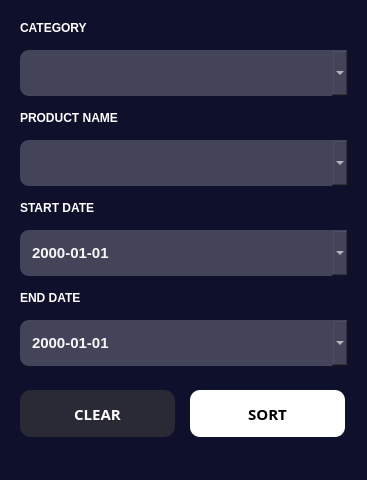
<?xml version="1.0" encoding="UTF-8"?>
<ui version="4.0">
 <class>SortSales</class>
 <widget class="QDialog" name="SortSales">
  <property name="geometry">
   <rect>
    <x>0</x>
    <y>0</y>
    <width>367</width>
    <height>480</height>
   </rect>
  </property>
  <property name="minimumSize">
   <size>
    <width>367</width>
    <height>480</height>
   </size>
  </property>
  <property name="maximumSize">
   <size>
    <width>367</width>
    <height>480</height>
   </size>
  </property>
  <property name="windowTitle">
   <string>Dialog</string>
  </property>
  <property name="styleSheet">
   <string notr="true">QDialog#SortSales{
background-color: rgb(15, 16, 43);
}</string>
  </property>
  <widget class="QLabel" name="label_7">
   <property name="geometry">
    <rect>
     <x>20</x>
     <y>110</y>
     <width>111</width>
     <height>16</height>
    </rect>
   </property>
   <property name="styleSheet">
    <string notr="true">font-family: 'Montserrat';
font-style: normal;
font-weight: 600;
font-size: 10.1515px;
line-height: 12px;
text-transform: uppercase;

color: #FFFFFF;</string>
   </property>
   <property name="text">
    <string>PRODUCT NAME</string>
   </property>
  </widget>
  <widget class="QComboBox" name="CatCBOX">
   <property name="geometry">
    <rect>
     <x>20</x>
     <y>50</y>
     <width>328</width>
     <height>46</height>
    </rect>
   </property>
   <property name="styleSheet">
    <string notr="true">font-family: 'Montserrat';
font-style: normal;
font-weight: 500;
font-size: 15px;
line-height: 18px;
color: rgb(247, 247, 247);

position: absolute;
width: 318px;
height: 34px;

background: #434459;
border-radius: 9.32035px;

padding-left:10px;</string>
   </property>
   <property name="editable">
    <bool>false</bool>
   </property>
   <property name="frame">
    <bool>true</bool>
   </property>
  </widget>
  <widget class="QLabel" name="label_12">
   <property name="geometry">
    <rect>
     <x>20</x>
     <y>20</y>
     <width>151</width>
     <height>16</height>
    </rect>
   </property>
   <property name="styleSheet">
    <string notr="true">font-family: 'Montserrat';
font-style: normal;
font-weight: 600;
font-size: 10.1515px;
line-height: 12px;
text-transform: uppercase;

color: #FFFFFF;</string>
   </property>
   <property name="text">
    <string>CATEGORY</string>
   </property>
  </widget>
  <widget class="QLabel" name="label_13">
   <property name="geometry">
    <rect>
     <x>20</x>
     <y>200</y>
     <width>151</width>
     <height>16</height>
    </rect>
   </property>
   <property name="styleSheet">
    <string notr="true">font-family: 'Montserrat';
font-style: normal;
font-weight: 600;
font-size: 10.1515px;
line-height: 12px;
text-transform: uppercase;

color: #FFFFFF;</string>
   </property>
   <property name="text">
    <string>START DATE</string>
   </property>
  </widget>
  <widget class="QPushButton" name="pushButton_24">
   <property name="geometry">
    <rect>
     <x>20</x>
     <y>390</y>
     <width>155</width>
     <height>47</height>
    </rect>
   </property>
   <property name="font">
    <font>
     <family>Montserrat</family>
     <pointsize>-1</pointsize>
     <weight>75</weight>
     <italic>false</italic>
     <bold>true</bold>
    </font>
   </property>
   <property name="styleSheet">
    <string notr="true">font-family: 'Montserrat';
font-style: normal;
font-weight: 600;
font-size: 15px;
line-height: 18px;

color: #FFFFFF;
box-sizing: border-box;

position: absolute;
width: 131px;
height: 34px;
left: 52.1px;
top: calc(50% - 34px/2 + 231px);

background: #2A2A37;
border-radius: 11px;</string>
   </property>
   <property name="text">
    <string>CLEAR</string>
   </property>
   <property name="icon">
    <iconset resource="ICONS.qrc">
     <normaloff>:/ARROW/RESOURCE/clear.png</normaloff>:/ARROW/RESOURCE/clear.png</iconset>
   </property>
   <property name="iconSize">
    <size>
     <width>12</width>
     <height>12</height>
    </size>
   </property>
  </widget>
  <widget class="QPushButton" name="confirmsort">
   <property name="geometry">
    <rect>
     <x>190</x>
     <y>390</y>
     <width>155</width>
     <height>47</height>
    </rect>
   </property>
   <property name="font">
    <font>
     <family>Montserrat</family>
     <pointsize>-1</pointsize>
     <weight>75</weight>
     <italic>false</italic>
     <bold>true</bold>
    </font>
   </property>
   <property name="styleSheet">
    <string notr="true">font-family: 'Montserrat';
font-style: normal;
font-weight: 600;
font-size: 15px;
line-height: 18px;

color: rgb(0, 0, 0);
box-sizing: border-box;

position: absolute;
width: 131px;
height: 34px;
left: 200.1px;
top: calc(50% - 34px/2 + 231px);

background: #FFFFFF;
border-radius: 10px;</string>
   </property>
   <property name="text">
    <string>SORT</string>
   </property>
   <property name="icon">
    <iconset resource="ICONS.qrc">
     <normaloff>:/ARROW/RESOURCE/next.png</normaloff>:/ARROW/RESOURCE/next.png</iconset>
   </property>
   <property name="iconSize">
    <size>
     <width>12</width>
     <height>12</height>
    </size>
   </property>
  </widget>
  <widget class="QLabel" name="label_14">
   <property name="geometry">
    <rect>
     <x>20</x>
     <y>290</y>
     <width>151</width>
     <height>16</height>
    </rect>
   </property>
   <property name="styleSheet">
    <string notr="true">font-family: 'Montserrat';
font-style: normal;
font-weight: 600;
font-size: 10.1515px;
line-height: 12px;
text-transform: uppercase;

color: #FFFFFF;</string>
   </property>
   <property name="text">
    <string>END DATE</string>
   </property>
  </widget>
  <widget class="QDateEdit" name="startdate">
   <property name="geometry">
    <rect>
     <x>20</x>
     <y>230</y>
     <width>328</width>
     <height>46</height>
    </rect>
   </property>
   <property name="styleSheet">
    <string notr="true">font-family: 'Montserrat';
font-style: normal;
font-weight: 500;
font-size: 15px;
line-height: 18px;
color: rgb(247, 247, 247);

position: absolute;
width: 318px;
height: 34px;

background: #434459;
border-radius: 9.32035px;

padding-left:10px;</string>
   </property>
   <property name="displayFormat">
    <string>yyyy-MM-dd</string>
   </property>
   <property name="calendarPopup">
    <bool>true</bool>
   </property>
  </widget>
  <widget class="QDateEdit" name="enddate">
   <property name="geometry">
    <rect>
     <x>20</x>
     <y>320</y>
     <width>328</width>
     <height>46</height>
    </rect>
   </property>
   <property name="styleSheet">
    <string notr="true">font-family: 'Montserrat';
font-style: normal;
font-weight: 500;
font-size: 15px;
line-height: 18px;
color: rgb(247, 247, 247);

position: absolute;
width: 318px;
height: 34px;

background: #434459;
border-radius: 9.32035px;

padding-left:10px;</string>
   </property>
   <property name="displayFormat">
    <string>yyyy-MM-dd</string>
   </property>
   <property name="calendarPopup">
    <bool>true</bool>
   </property>
  </widget>
  <widget class="QComboBox" name="cbpname">
   <property name="geometry">
    <rect>
     <x>20</x>
     <y>140</y>
     <width>328</width>
     <height>46</height>
    </rect>
   </property>
   <property name="styleSheet">
    <string notr="true">font-family: 'Montserrat';
font-style: normal;
font-weight: 500;
font-size: 15px;
line-height: 18px;
color: rgb(247, 247, 247);

position: absolute;
width: 318px;
height: 34px;

background: #434459;
border-radius: 9.32035px;

padding-left:10px;</string>
   </property>
  </widget>
 </widget>
 <resources>
  <include location="ICONS.qrc"/>
 </resources>
 <connections/>
</ui>
